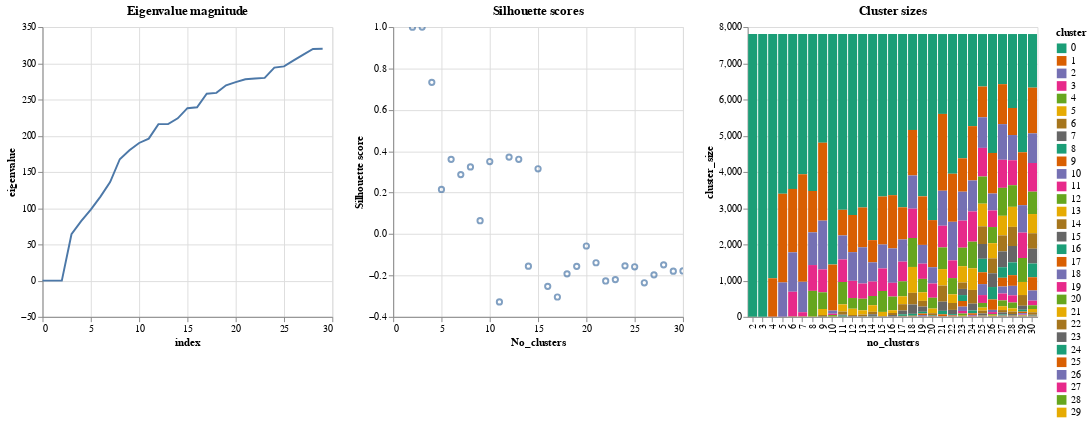

The code cell stored with this chart in its notebook:
### Code cell
plot_cluster_diagnostics(results, sizes, eigvalues)

### Figure 1 — Vega-Lite specification as saved in the notebook (floating-point values rounded to 4 significant figures; data arrays with more than 128 entries replaced by an {"elided": "..."} marker saying what was removed)
{"config": {"view": {"continuousWidth": 400, "continuousHeight": 300}}, "hconcat": [{"data": {"name": "data-7f066b9c25f97fc882354509b7481681"}, "mark": "line", "encoding": {"x": {"field": "index", "type": "quantitative"}, "y": {"field": "eigenvalue", "type": "quantitative"}}, "title": "Eigenvalue magnitude", "width": 300}, {"data": {"name": "data-390830e9d04e789d2f26c436069bf066"}, "mark": "point", "encoding": {"x": {"field": "No_clusters", "type": "quantitative"}, "y": {"field": "Silhouette score", "type": "quantitative"}}, "selection": {"selector001": {"type": "interval", "bind": "scales", "encodings": ["x", "y"]}}, "title": "Silhouette scores", "width": 300}, {"data": {"name": "data-2abede894439fa376a6fbc363902c3ad"}, "mark": "bar", "encoding": {"color": {"field": "cluster", "scale": {"scheme": "dark2"}, "type": "ordinal"}, "x": {"field": "no_clusters", "type": "ordinal"}, "y": {"field": "cluster_size", "type": "quantitative"}}, "title": "Cluster sizes", "width": 300}], "$schema": "https://vega.github.io/schema/vega-lite/v4.17.0.json", "datasets": {"data-7f066b9c25f97fc882354509b7481681": [{"eigenvalue": -5.144e-11, "index": 0}, {"eigenvalue": -1.932e-11, "index": 1}, {"eigenvalue": 1.035e-11, "index": 2}, {"eigenvalue": 64.0, "index": 3}, {"eigenvalue": 82.0, "index": 4}, {"eigenvalue": 97.99, "index": 5}, {"eigenvalue": 116.0, "index": 6}, {"eigenvalue": 136.0, "index": 7}, {"eigenvalue": 167.6, "index": 8}, {"eigenvalue": 180.0, "index": 9}, {"eigenvalue": 190.0, "index": 10}, {"eigenvalue": 196.0, "index": 11}, {"eigenvalue": 216.0, "index": 12}, {"eigenvalue": 216.0, "index": 13}, {"eigenvalue": 224.0, "index": 14}, {"eigenvalue": 238.0, "index": 15}, {"eigenvalue": 239.3, "index": 16}, {"eigenvalue": 258.0, "index": 17}, {"eigenvalue": 259.1, "index": 18}, {"eigenvalue": 269.7, "index": 19}, {"eigenvalue": 274.0, "index": 20}, {"eigenvalue": 278.0, "index": 21}, {"eigenvalue": 278.9, "index": 22}, {"eigenvalue": 279.8, "index": 23}, {"eigenvalue": 294.0, "index": 24}, {"eigenvalue": 295.7, "index": 25}, {"eigenvalue": 304.0, "index": 26}, {"eigenvalue": 312.0, "index": 27}, {"eigenvalue": 319.7, "index": 28}, {"eigenvalue": 320.0, "index": 29}], "data-390830e9d04e789d2f26c436069bf066": [{"No_clusters": 2, "Silhouette score": 0.9996}, {"No_clusters": 3, "Silhouette score": 0.9997}, {"No_clusters": 4, "Silhouette score": 0.7329}, {"No_clusters": 5, "Silhouette score": 0.2154}, {"No_clusters": 6, "Silhouette score": 0.3608}, {"No_clusters": 7, "Silhouette score": 0.2872}, {"No_clusters": 8, "Silhouette score": 0.3245}, {"No_clusters": 9, "Silhouette score": 0.06432}, {"No_clusters": 10, "Silhouette score": 0.3503}, {"No_clusters": 11, "Silhouette score": -0.3278}, {"No_clusters": 12, "Silhouette score": 0.3716}, {"No_clusters": 13, "Silhouette score": 0.3611}, {"No_clusters": 14, "Silhouette score": -0.1551}, {"No_clusters": 15, "Silhouette score": 0.3154}, {"No_clusters": 16, "Silhouette score": -0.2526}, {"No_clusters": 17, "Silhouette score": -0.3041}, {"No_clusters": 18, "Silhouette score": -0.1923}, {"No_clusters": 19, "Silhouette score": -0.1561}, {"No_clusters": 20, "Silhouette score": -0.05771}, {"No_clusters": 21, "Silhouette score": -0.1386}, {"No_clusters": 22, "Silhouette score": -0.2266}, {"No_clusters": 23, "Silhouette score": -0.2202}, {"No_clusters": 24, "Silhouette score": -0.1537}, {"No_clusters": 25, "Silhouette score": -0.1582}, {"No_clusters": 26, "Silhouette score": -0.2353}, {"No_clusters": 27, "Silhouette score": -0.1969}, {"No_clusters": 28, "Silhouette score": -0.1489}, {"No_clusters": 29, "Silhouette score": -0.1794}, {"No_clusters": 30, "Silhouette score": -0.1784}], "data-2abede894439fa376a6fbc363902c3ad": {"elided": "464 records"}}}
